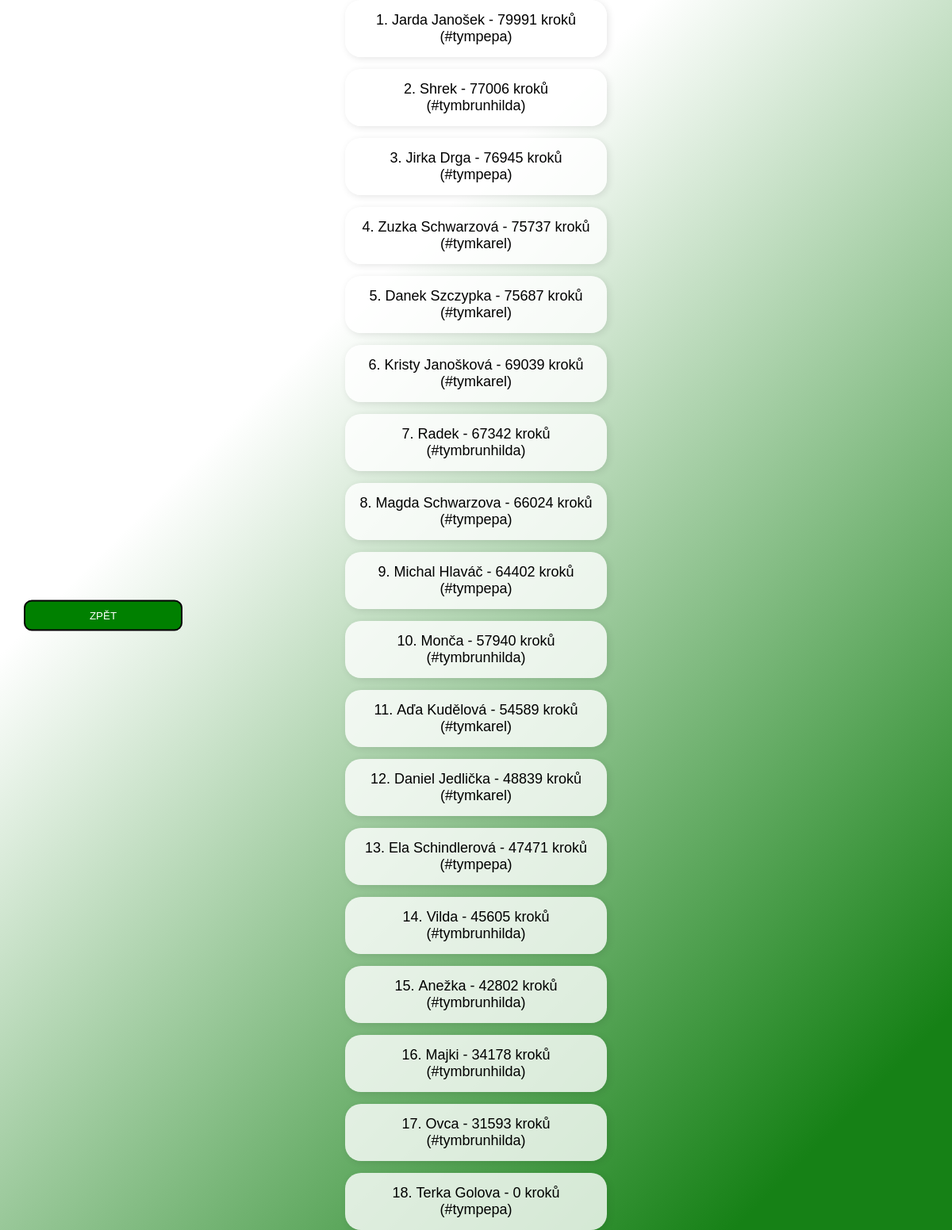
Screenshot of /all_leaderboard with the database file from the repository.
### infopage/models.py (models this page shows, shortened)
class vysledky_hracu(models.Model):
    jmeno = models.CharField(max_length=20)
    prijmeni = models.CharField(max_length=40, blank=True)
    tym = models.CharField(max_length=10, null=True)
    koeficient = models.FloatField(null=True, blank=True, default=1)
    kroky_BONUS = models.IntegerField(default=0, blank=True, validators=[MinValueValidator(0), MaxValueValidator(50000)])
    kroky1 = models.IntegerField(default=0, blank=True, validators=[MinValueValidator(0), MaxValueValidator(50000)])
    kroky2 = models.IntegerField(default=0, blank=True, validators=[MinValueValidator(0), MaxValueValidator(50000)])
    kroky3 = models.IntegerField(default=0, blank=True, validators=[MinValueValidator(0), MaxValueValidator(50000)])
    kroky4 = models.IntegerField(default=0, blank=True, validators=[MinValueValidator(0), MaxValueValidator(50000)])
    kroky5 = models.IntegerField(default=0, blank=True, validators=[MinValueValidator(0), MaxValueValidator(50000)])
    kroky6 = models.IntegerField(default=0, blank=True, validators=[MinValueValidator(0), MaxValueValidator(50000)])
    kroky7 = models.IntegerField(default=0, blank=True, validators=[MinValueValidator(0), MaxValueValidator(50000)])
    kroky8 = models.IntegerField(default=0, blank=True, validators=[MinValueValidator(0), MaxValueValidator(50000)])
    kroky9 = models.IntegerField(default=0, blank=True, validators=[MinValueValidator(0), MaxValueValidator(50000)])
    kroky10 = models.IntegerField(default=0, blank=True, validators=[MinValueValidator(0), MaxValueValidator(50000)])
    kroky11 = models.IntegerField(default=0, blank=True, validators=[MinValueValidator(0), MaxValueValidator(50000)])
    kroky12 = models.IntegerField(default=0, blank=True, validators=[MinValueValidator(0), MaxValueValidator(50000)])
    max_kroku_mesicne = models.IntegerField(default=0, blank=True, validators=[MinValueValidator(0), MaxValueValidator(50000)])
    celkem_kroku = models.IntegerField(default=0, blank=True, validators=[MinValueValidator(0), MaxValueValidator(1000000)])
    class Meta:
        verbose_name = "Výsledky hráčů"
        verbose_name_plural = "Výsledky hráčů"

### infopage/views.py (the view)
# urls.py: path('all_leaderboard', views.all_leaderboard, name='all_leaderboard'),
def all_leaderboard(request):
    return render(request, 'infopage/leaderboard_all.html', {
        'vsichni_hraci': hraci,
    })

### infopage/templates/infopage/leaderboard_all.html (shortened to what this page needs)
{% extends "base_leaderboard.html" %}
{% block content %}
<ol>
    {% for hrac in vsichni_hraci|dictsortreversed:"celkem_kroku" %}
        <li>
            {{hrac.jmeno}} {{hrac.prijmeni}} - {{hrac.celkem_kroku}} kroků (#tym{{hrac.tym}})
        </li>
    {% endfor %}
</ol>
<div class="menu">
    <ul>
        <li>
            <button onclick="history.back()">ZPĚT</button>
        </li>
    </ul>
</div>
{% endblock content %}

### static/base.css (style rules this page uses)
body { font-family: 'Nunito', sans-serif; font-size: 20px; background: linear-gradient(135deg, white 30%, rgb(22, 129, 22) 90%); background-attachment: fixed; margin: 0; padding: 0; display: flex; flex-direction: column; align-items: center; justify-content: center; min-height: 100vh; text-align: center; }
.menu { font-size: 20px; position: absolute; left: 0; top: 50%; transform: translateY(-50%); padding: 20px; }
.menu ul { list-style-type: none; padding: 0; }
.menu li { margin: 10px 0; padding: 5%; }
.menu button { border: 2px solid black; background-color: green; color: white; padding: 10px 15px; border-radius: 10px; cursor: pointer; width: 200px; transition: background-color 0.5s ease-in-out, transform 0.5s ease-in-out; }
ol { padding: 0; margin: 0; list-style-type: decimal; display: flex; flex-direction: column; align-items: center; gap: 15px; counter-reset: player-counter; }
ol li { padding: 5%; font-size: 18px; padding: 15px; background: rgba(255, 255, 255, 0.8); border-radius: 20px; box-shadow: 2px 2px 10px rgba(0, 0, 0, 0.1); width: 300px; text-align: center; position: relative; list-style-position: inside; }

### rows the page displays
vysledky_hracu: jmeno "Jarda", prijmeni "Janošek", celkem_kroku "79991", tym "pepa"
vysledky_hracu: jmeno "Shrek", celkem_kroku "77006", tym "brunhilda"
vysledky_hracu: jmeno "Jirka", prijmeni "Drga", celkem_kroku "76945", tym "pepa"
vysledky_hracu: jmeno "Zuzka", prijmeni "Schwarzová", celkem_kroku "75737", tym "karel"
vysledky_hracu: jmeno "Danek", prijmeni "Szczypka", celkem_kroku "75687", tym "karel"
vysledky_hracu: jmeno "Kristy", prijmeni "Janošková", celkem_kroku "69039", tym "karel"
vysledky_hracu: jmeno "Radek", celkem_kroku "67342", tym "brunhilda"
vysledky_hracu: jmeno "Magda", prijmeni "Schwarzova", celkem_kroku "66024", tym "pepa"
vysledky_hracu: jmeno "Michal", prijmeni "Hlaváč", celkem_kroku "64402", tym "pepa"
vysledky_hracu: jmeno "Monča", celkem_kroku "57940", tym "brunhilda"
vysledky_hracu: jmeno "Aďa", prijmeni "Kudělová", celkem_kroku "54589", tym "karel"
vysledky_hracu: jmeno "Daniel", prijmeni "Jedlička", celkem_kroku "48839", tym "karel"
vysledky_hracu: jmeno "Ela", prijmeni "Schindlerová", celkem_kroku "47471", tym "pepa"
vysledky_hracu: jmeno "Vilda", celkem_kroku "45605", tym "brunhilda"
vysledky_hracu: jmeno "Anežka", celkem_kroku "42802", tym "brunhilda"
vysledky_hracu: jmeno "Majki", celkem_kroku "34178", tym "brunhilda"
vysledky_hracu: jmeno "Ovca", celkem_kroku "31593", tym "brunhilda"
vysledky_hracu: jmeno "Terka", prijmeni "Golova", celkem_kroku "0", tym "pepa"
